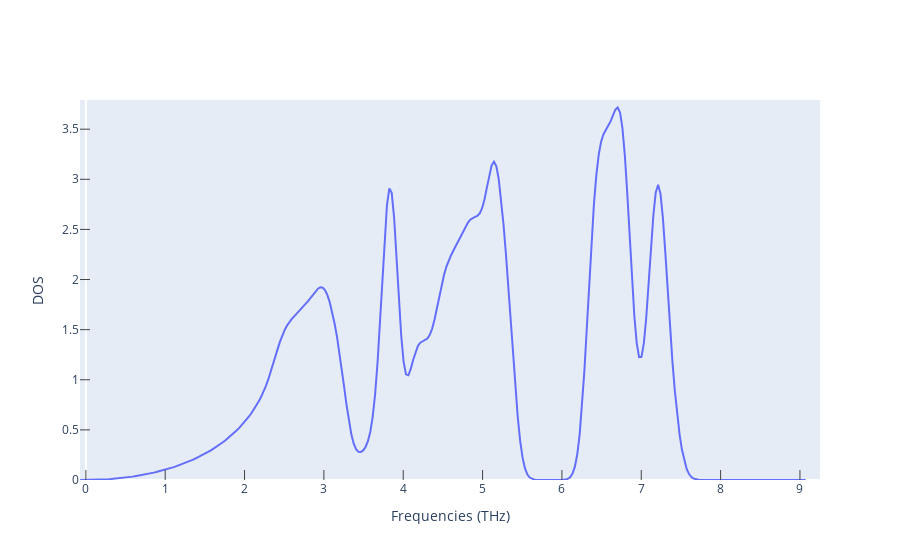

The notebook cell this image was saved under:
### Code cell
fig_ph_dos = get_plot_dos(ph_dos)
fig_ph_dos.show()

### Figure 1 — Plotly figure (JSON) as saved in the notebook; plotly's stock layout.template omitted (floating-point values rounded to 4 significant figures; data arrays with more than 128 entries replaced by an {"elided": "..."} marker saying what was removed)
{"data": [{"mode": "lines", "type": "scatter", "x": {"elided": "306 float values"}, "y": {"elided": "306 float values"}}], "layout": {"xaxis": {"mirror": true, "range": [-0.07382, 9.253], "showgrid": false, "ticklen": 10, "ticks": "inside", "title": {"text": "Frequencies (THz)"}}, "yaxis": {"mirror": true, "range": [0, 3.791], "showgrid": false, "ticklen": 10, "ticks": "inside", "title": {"text": "DOS"}}}}
